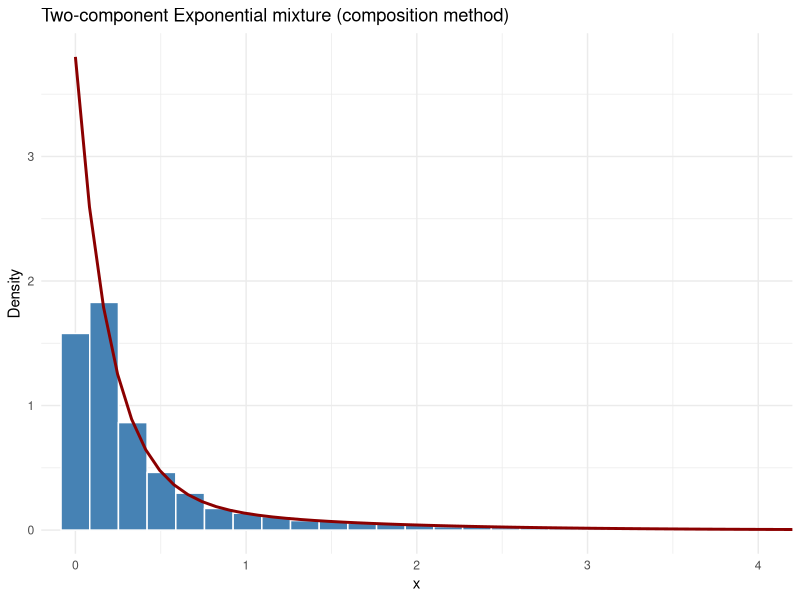
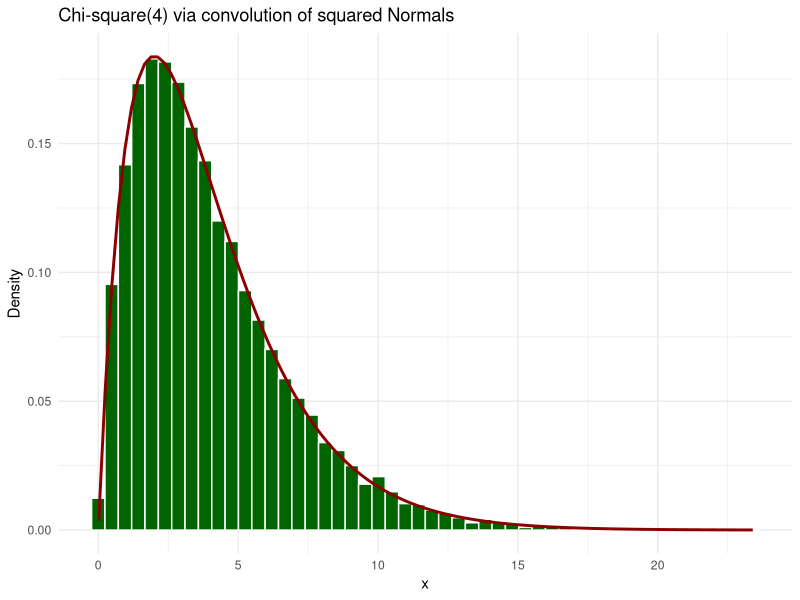
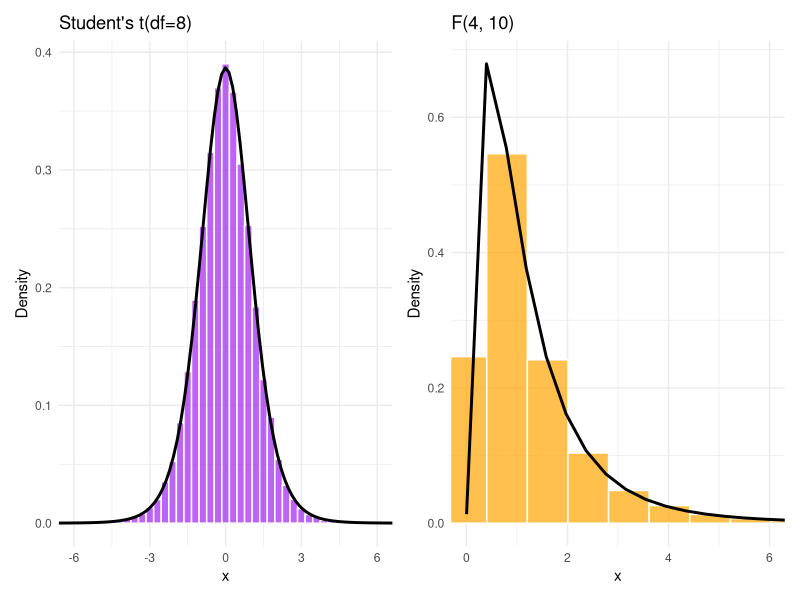
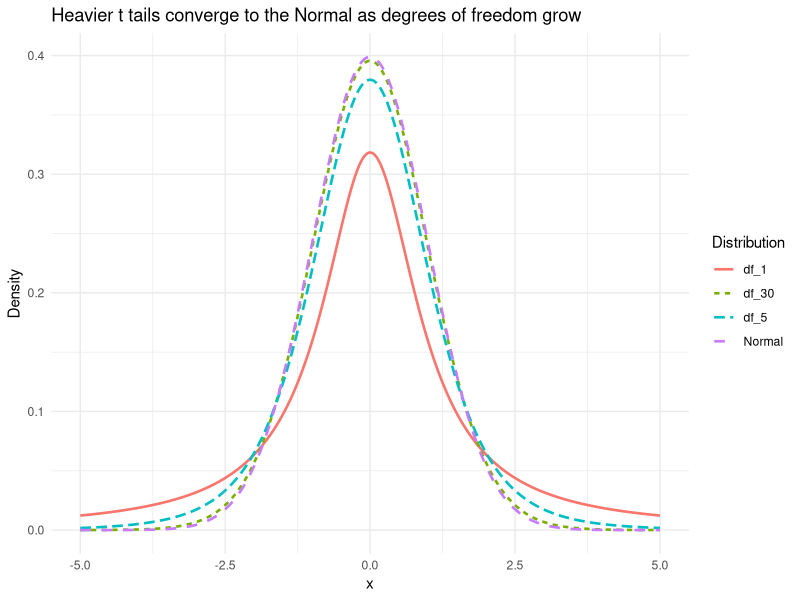

The R source for these figures, in order:
## ---- chunk 1
knitr::opts_chunk$set(
    echo = TRUE,
    warning = FALSE,
    message = FALSE,
    fig.align = "center",
    fig.width = 7,
    fig.height = 4.5
)

set.seed(123)
library(tidyverse)
library(ggplot2)
library(dplyr)
library(knitr)
library(kableExtra)
library(gridExtra)
library(patchwork)
## ---- chunk 2
set.seed(123)

#' Generate a mixture sample using the composition method
#'
#' Purpose: implements Algorithm 5.1 for a finite mixture with
#' arbitrary component samplers.
#'
#' Arguments:
#'   sample_size            number of observations to generate
#'   component_probabilities  numeric vector of mixture weights, summing to 1
#'   component_samplers      a list of zero-argument functions, one per
#'                            component, each returning a single draw
#'
#' Returns:
#'   a numeric vector of length sample_size
#'
#' Example:
#'   generate_mixture(
#'     sample_size = 5,
#'     component_probabilities = c(0.3, 0.7),
#'     component_samplers = list(
#'       function() rexp(1, rate = 1),
#'       function() rexp(1, rate = 5)
#'     )
#'   )
generate_mixture <- function(sample_size, component_probabilities, component_samplers) {
  component_index <- sample(
    x = seq_along(component_probabilities),
    size = sample_size,
    replace = TRUE,
    prob = component_probabilities
  )

  vapply(
    component_index,
    function(index) component_samplers[[index]](),
    numeric(1)
  )
}

#' Generate Chi-square variates by the convolution method
#'
#' Purpose: implements Algorithm 5.2, summing squared standard Normal
#' variates directly from the definition of the Chi-square distribution.
#'
#' Arguments:
#'   sample_size       number of observations to generate
#'   degrees_of_freedom  positive integer degrees of freedom
#'
#' Returns:
#'   a numeric vector of length sample_size
#'
#' Example:
#'   generate_chisq_convolution(sample_size = 5, degrees_of_freedom = 3)
generate_chisq_convolution <- function(sample_size, degrees_of_freedom) {
  standard_normal_matrix <- matrix(
    rnorm(sample_size * degrees_of_freedom),
    nrow = sample_size, ncol = degrees_of_freedom
  )

  rowSums(standard_normal_matrix^2)
}

#' Generate Student's t variates by the ratio method
#'
#' Purpose: implements Algorithm 5.3, dividing an independent standard
#' Normal draw by the square root of a scaled Chi-square draw.
#'
#' Arguments:
#'   sample_size       number of observations to generate
#'   degrees_of_freedom  degrees of freedom of the target t distribution
#'
#' Returns:
#'   a numeric vector of length sample_size
#'
#' Example:
#'   generate_t_ratio(sample_size = 5, degrees_of_freedom = 5)
generate_t_ratio <- function(sample_size, degrees_of_freedom) {
  normal_draws <- rnorm(sample_size)
  chisq_draws <- generate_chisq_convolution(sample_size, degrees_of_freedom)

  normal_draws / sqrt(chisq_draws / degrees_of_freedom)
}

#' Generate F variates by the ratio method
#'
#' Purpose: implements Algorithm 5.4, forming the ratio of two
#' independent, appropriately scaled Chi-square draws.
#'
#' Arguments:
#'   sample_size    number of observations to generate
#'   df1            numerator degrees of freedom
#'   df2            denominator degrees of freedom
#'
#' Returns:
#'   a numeric vector of length sample_size
#'
#' Example:
#'   generate_f_ratio(sample_size = 5, df1 = 3, df2 = 5)
generate_f_ratio <- function(sample_size, df1, df2) {
  numerator_chisq <- generate_chisq_convolution(sample_size, df1)
  denominator_chisq <- generate_chisq_convolution(sample_size, df2)

  (numerator_chisq / df1) / (denominator_chisq / df2)
}
## ---- chunk 3
set.seed(123)

mixture_sample <- generate_mixture(
  sample_size = 20000,
  component_probabilities = c(0.3, 0.7),
  component_samplers = list(
    function() rexp(1, rate = 1),
    function() rexp(1, rate = 5)
  )
)

mixture_density_theoretical <- function(x) {
  0.3 * dexp(x, rate = 1) + 0.7 * dexp(x, rate = 5)
}

tibble(
  Quantity = c("Theoretical mean (0.3/1 + 0.7/5)", "Empirical mean"),
  Value = c(0.3 / 1 + 0.7 / 5, mean(mixture_sample))
) %>%
  kable(digits = 4, caption = "Composition-method mixture: theoretical vs empirical mean")
## ---- chunk 4
set.seed(123)

chisq_sample <- generate_chisq_convolution(sample_size = 20000, degrees_of_freedom = 4)

ks_result_chisq <- ks.test(chisq_sample, "pchisq", df = 4)

tibble(
  Quantity = c("Theoretical mean (df)", "Empirical mean",
               "Theoretical variance (2 df)", "Empirical variance",
               "KS test p-value against chisq(df=4)"),
  Value = c(4, mean(chisq_sample), 8, var(chisq_sample), ks_result_chisq$p.value)
) %>%
  kable(digits = 4, caption = "Convolution-method Chi-square(4): theory vs simulation")
## ---- chunk 5
set.seed(123)

t_sample <- generate_t_ratio(sample_size = 20000, degrees_of_freedom = 8)
f_sample <- generate_f_ratio(sample_size = 20000, df1 = 4, df2 = 10)

ks_result_t <- ks.test(t_sample, "pt", df = 8)
ks_result_f <- ks.test(f_sample, "pf", df1 = 4, df2 = 10)

tibble(
  Distribution = c("t(df=8)", "F(4,10)"),
  Theoretical_Mean = c(0, 10 / (10 - 2)),
  Empirical_Mean = c(mean(t_sample), mean(f_sample)),
  KS_p_value = c(ks_result_t$p.value, ks_result_f$p.value)
) %>%
  kable(digits = 4, caption = "Ratio-method t and F distributions: theory vs simulation")
## ---- chunk 6
ggplot(tibble(x = mixture_sample), aes(x = x)) +
  geom_histogram(aes(y = after_stat(density)), bins = 50, fill = "steelblue", colour = "white") +
  stat_function(fun = mixture_density_theoretical, colour = "darkred", linewidth = 1) +
  coord_cartesian(xlim = c(0, 4)) +
  labs(title = "Two-component Exponential mixture (composition method)", x = "x", y = "Density") +
  theme_minimal(base_size = 11)
## ---- chunk 7
ggplot(tibble(x = chisq_sample), aes(x = x)) +
  geom_histogram(aes(y = after_stat(density)), bins = 50, fill = "darkgreen", colour = "white") +
  stat_function(fun = function(x) dchisq(x, df = 4), colour = "darkred", linewidth = 1) +
  labs(title = "Chi-square(4) via convolution of squared Normals", x = "x", y = "Density") +
  theme_minimal(base_size = 11)
## ---- chunk 8
p_t <- ggplot(tibble(x = t_sample), aes(x = x)) +
  geom_histogram(aes(y = after_stat(density)), bins = 50, fill = "purple", colour = "white", alpha = 0.7) +
  stat_function(fun = function(x) dt(x, df = 8), colour = "black", linewidth = 1) +
  coord_cartesian(xlim = c(-6, 6)) +
  labs(title = "Student's t(df=8)", x = "x", y = "Density") +
  theme_minimal(base_size = 11)

p_f <- ggplot(tibble(x = f_sample), aes(x = x)) +
  geom_histogram(aes(y = after_stat(density)), bins = 50, fill = "orange", colour = "white", alpha = 0.7) +
  stat_function(fun = function(x) df(x, df1 = 4, df2 = 10), colour = "black", linewidth = 1) +
  coord_cartesian(xlim = c(0, 6)) +
  labs(title = "F(4, 10)", x = "x", y = "Density") +
  theme_minimal(base_size = 11)

p_t + p_f
## ---- chunk 9
t_curve_df <- tibble(
  x = seq(-5, 5, length.out = 400)
) %>%
  mutate(
    df_1 = dt(x, df = 1),
    df_5 = dt(x, df = 5),
    df_30 = dt(x, df = 30),
    Normal = dnorm(x)
  ) %>%
  pivot_longer(cols = -x, names_to = "Distribution", values_to = "Density")

ggplot(t_curve_df, aes(x = x, y = Density, colour = Distribution, linetype = Distribution)) +
  geom_line(linewidth = 0.9) +
  labs(title = "Heavier t tails converge to the Normal as degrees of freedom grow") +
  theme_minimal(base_size = 11)
